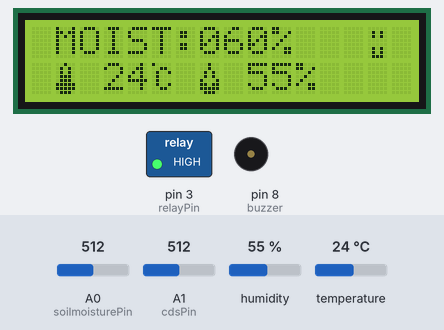
Simulated run of this sketch. Board: Arduino Uno, built with avr-gcc and run on an emulated ATmega328P. On the bench: 16×2 character LCD, switched loads named in the sketch (green lamp = pin HIGH), buzzer (waves = sounding). The inputs (shaded band) are chosen by the test bench; at power-on: A0 (soilmoisturePin) = 512, A1 (cdsPin) = 512, humidity 55 %, temperature 24 °C. What the sketch prints to the serial monitor is not drawn.

Above: at 4.2 s.
4.3 s: A0 (soilmoisturePin) set to 452
At 5.4 s:
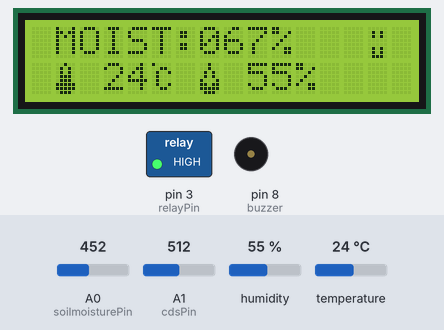
6.1 s: A0 (soilmoisturePin) set to 427
At 6.6 s:
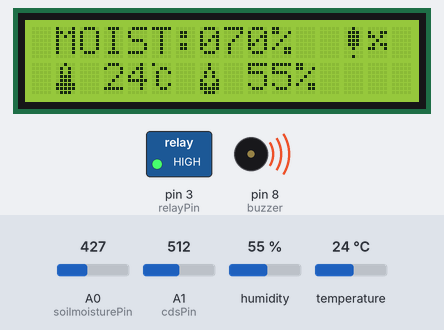
10.6 s: A0 (soilmoisturePin) set to 992
At 11.1 s:
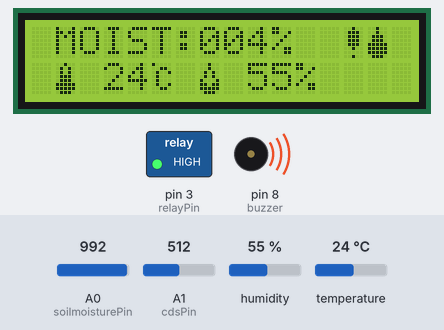
15.2 s: A1 (cdsPin) set to 490
At 15.8 s:
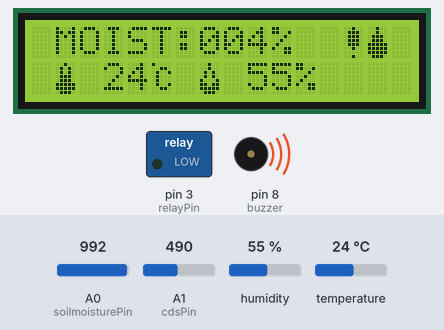
19.7 s: humidity set to 22 %
At 21.2 s:
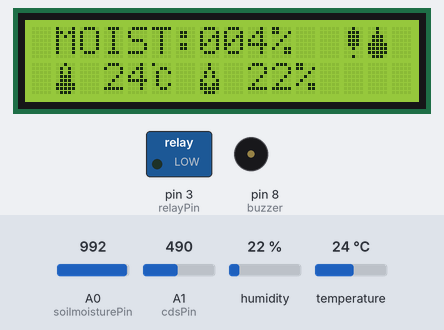
22.3 s: temperature set to 12 °C
At 23.6 s:
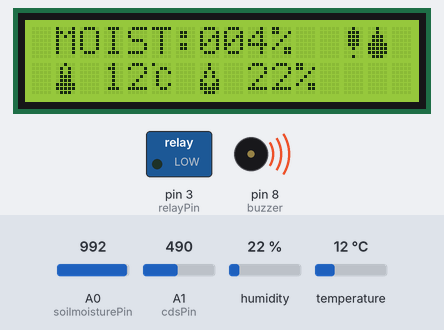
Timing chart, 0 to 26.3 s (numbered marks = the images above; inputs shaded):
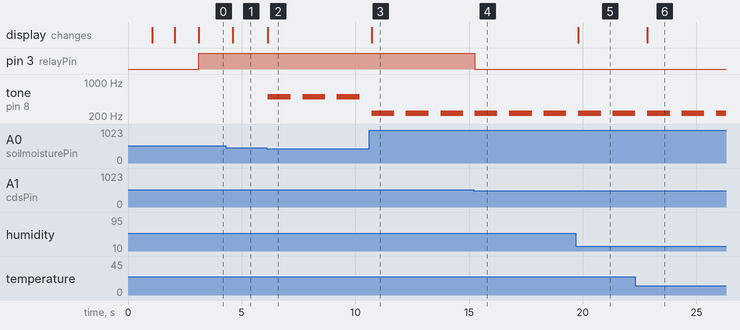

Measured:
- the behaviour switches between 435 and 434 on A0 (soilmoisturePin) (found by bisection; images 1 and 2)
- the behaviour switches between 500 and 499 on A1 (cdsPin) (found by bisection; images 3 and 4)
- after the input at 4.3 s, the display: changes after 0.32 s (image 1)
- after the input at 6.1 s, tone on pin 8 (buzzer): alternates 500 Hz for 1.0 s and silent for 0.52 s, starting after 0.05 s; the display: changes after 0.05 s (image 2)
- after the input at 10.6 s, the display: changes after 0.11 s (image 3)
- after the input at 15.2 s, pin 3 (relayPin): HIGH → LOW after 0.05 s
- after the input at 19.7 s, the display: changes after 0.11 s (image 5)
- after the input at 22.3 s, the display: changes after 0.54 s (image 6)

The sketch:

smart_farm_test_final.ino
```cpp
#include <DHT.h>
#include <LiquidCrystal.h>

#define relayPin 3
#define cdsPin A1
#define DHTPIN 4
#define DHTTYPE DHT11
#define soilmoisturePin A0
#define buzzer 8

DHT dht(DHTPIN, DHTTYPE);
LiquidCrystal lcd(12, 11, 10, 7, 9, 2);
// 문자열을 출력하기 위한 변수
char str_M[10];
char str_T[10];
char str_H[10];

byte temp[8] = {B00100, B01010, B01010, B01110, B01110, B11111, B11111, B01110};
byte C[8] = {B10000, B00110, B01001, B01000, B01000, B01001, B00110, B00000};
byte humi[8] = {B00100, B00100, B01010, B01010, B10001, B11011, B11111, B01110};
byte Qmark[8] = {B00100, B01110, B01110, B01110, B01110, B00100, B00000, B00100};
byte water[8] = {B00100, B00100, B01110, B01110, B11111, B11111, B11111, B01110};
byte good[8] = {B00000, B01010, B01010, B00000, B00000, B01010, B01010, B01110};
byte wind[8] = {B00000, B10011, B11010, B00100, B01011, B11001, B00000, B00000};

void setup() {

  Serial.begin(9600);

  pinMode(relayPin, OUTPUT);
  pinMode(cdsPin, INPUT);
  pinMode(soilmoisturePin, INPUT);
  pinMode(buzzer, OUTPUT);

  lcd.begin(16, 2);
  lcd.setCursor(2,0);
  lcd.print("SMART");
  delay(1000);
  lcd.setCursor(8,0);
  lcd.print("GARDEN");
  delay(1000);
  lcd.setCursor(0,1);
  lcd.print("BP LAB CodingEdu");
  delay(1000);
  lcd.clear();

  lcd.createChar(1, temp);
  lcd.createChar(2, C);
  lcd.createChar(3, humi);
  lcd.createChar(4, Qmark);
  lcd.createChar(5, water);
  lcd.createChar(6, good);
  lcd.createChar(7, wind);
}

void loop() {

  int cdsValue = analogRead(cdsPin);
  int soilmoistureValue = analogRead(soilmoisturePin);
  int soilmoisture_per = map(soilmoistureValue, 170, 1023, 100, 0);
  unsigned char h_Value = dht.readHumidity();
  unsigned char t_Value = dht.readTemperature();

  lcd.setCursor(1,0);
  lcd.print("MOIST:");
  sprintf(str_M, "%03d", soilmoisture_per);
  lcd.print(str_M);
  lcd.setCursor(10,0);
  lcd.print("%");

  lcd.setCursor(1,1);
  lcd.write(1);
  sprintf(str_T, "%02d", t_Value);
  lcd.setCursor(3,1);
  lcd.print(str_T);
  lcd.write(2);

  lcd.setCursor(7,1);
  lcd.write(3);
  sprintf(str_H, "%02d", h_Value);
  lcd.setCursor(9,1);
  lcd.print(str_H);
  lcd.print("%");

  if(cdsValue < 500){
    digitalWrite(relayPin, LOW);
  }
  else if(cdsValue >= 500){
    digitalWrite(relayPin, HIGH);
  }

  if(soilmoisture_per >= 0 && soilmoisture_per < 30){
    lcd.setCursor(13,0);
    lcd.write(4);
    lcd.setCursor(14,0);
    lcd.write(5);
    tone(buzzer, 230, 1000);
    delay(1000);
    noTone(buzzer);
  }
  else if(soilmoisture_per >= 30 && soilmoisture_per < 70){
    lcd.setCursor(13,0);
    lcd.print(" ");
    lcd.setCursor(14,0);
    lcd.write(6);
  }
  else if(soilmoisture_per >= 70){
    lcd.setCursor(13,0);
    lcd.write(4);
    lcd.setCursor(14,0);
    lcd.write(7);
    tone(buzzer, 500, 1000);
    delay(1000);
    noTone(buzzer);
  }
  Serial.print(cdsValue);
  Serial.print(" ");
  Serial.println(soilmoisture_per);

  delay(500);
}
```
